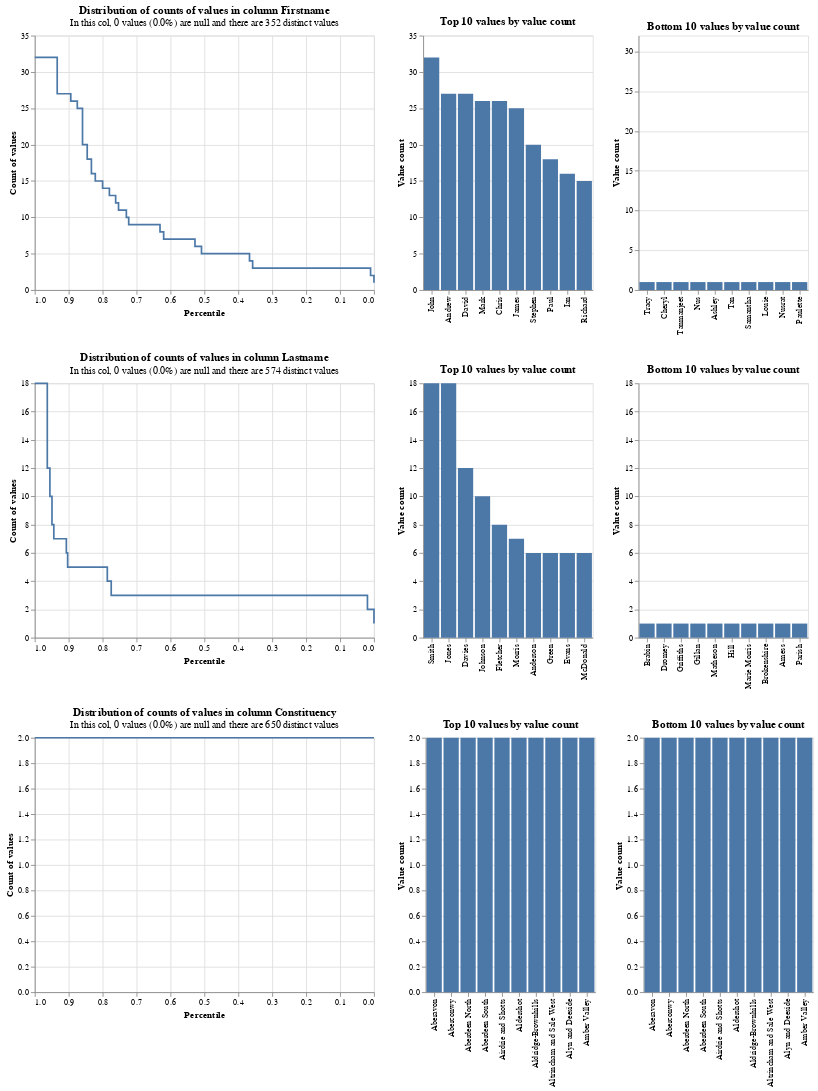

Notebook code cell kept with this figure:
### Code cell
# Examine distribution of columns to be matched

linker.profile_columns(['Firstname','Lastname','Constituency'])

### Figure 1 — Vega-Lite specification as saved in the notebook (floating-point values rounded to 4 significant figures)
{"config": {"view": {"continuousWidth": 400, "continuousHeight": 300}}, "vconcat": [{"hconcat": [{"data": {"values": [{"percentile_ex_nulls": 0.9754, "percentile_inc_nulls": 0.9754, "value_count": 32, "group_name": "Firstname", "total_non_null_rows": 1300, "total_rows_inc_nulls": 1300, "sum_tokens_in_value_count_group": 32.0, "distinct_value_count": 352}, {"percentile_ex_nulls": 0.9338, "percentile_inc_nulls": 0.9338, "value_count": 27, "group_name": "Firstname", "total_non_null_rows": 1300, "total_rows_inc_nulls": 1300, "sum_tokens_in_value_count_group": 54.0, "distinct_value_count": 352}, {"percentile_ex_nulls": 0.8938, "percentile_inc_nulls": 0.8938, "value_count": 26, "group_name": "Firstname", "total_non_null_rows": 1300, "total_rows_inc_nulls": 1300, "sum_tokens_in_value_count_group": 52.0, "distinct_value_count": 352}, {"percentile_ex_nulls": 0.8746, "percentile_inc_nulls": 0.8746, "value_count": 25, "group_name": "Firstname", "total_non_null_rows": 1300, "total_rows_inc_nulls": 1300, "sum_tokens_in_value_count_group": 25.0, "distinct_value_count": 352}, {"percentile_ex_nulls": 0.8592, "percentile_inc_nulls": 0.8592, "value_count": 20, "group_name": "Firstname", "total_non_null_rows": 1300, "total_rows_inc_nulls": 1300, "sum_tokens_in_value_count_group": 20.0, "distinct_value_count": 352}, {"percentile_ex_nulls": 0.8454, "percentile_inc_nulls": 0.8454, "value_count": 18, "group_name": "Firstname", "total_non_null_rows": 1300, "total_rows_inc_nulls": 1300, "sum_tokens_in_value_count_group": 18.0, "distinct_value_count": 352}, {"percentile_ex_nulls": 0.8331, "percentile_inc_nulls": 0.8331, "value_count": 16, "group_name": "Firstname", "total_non_null_rows": 1300, "total_rows_inc_nulls": 1300, "sum_tokens_in_value_count_group": 16.0, "distinct_value_count": 352}, {"percentile_ex_nulls": 0.8215, "percentile_inc_nulls": 0.8215, "value_count": 15, "group_name": "Firstname", "total_non_null_rows": 1300, "total_rows_inc_nulls": 1300, "sum_tokens_in_value_count_group": 15.0, "distinct_value_count": 352}, {"percentile_ex_nulls": 0.8, "percentile_inc_nulls": 0.8, "value_count": 14, "group_name": "Firstname", "total_non_null_rows": 1300, "total_rows_inc_nulls": 1300, "sum_tokens_in_value_count_group": 28.0, "distinct_value_count": 352}, {"percentile_ex_nulls": 0.78, "percentile_inc_nulls": 0.78, "value_count": 13, "group_name": "Firstname", "total_non_null_rows": 1300, "total_rows_inc_nulls": 1300, "sum_tokens_in_value_count_group": 26.0, "distinct_value_count": 352}, {"percentile_ex_nulls": 0.7615, "percentile_inc_nulls": 0.7615, "value_count": 12, "group_name": "Firstname", "total_non_null_rows": 1300, "total_rows_inc_nulls": 1300, "sum_tokens_in_value_count_group": 24.0, "distinct_value_count": 352}, {"percentile_ex_nulls": 0.7531, "percentile_inc_nulls": 0.7531, "value_count": 11, "group_name": "Firstname", "total_non_null_rows": 1300, "total_rows_inc_nulls": 1300, "sum_tokens_in_value_count_group": 11.0, "distinct_value_count": 352}, {"percentile_ex_nulls": 0.73, "percentile_inc_nulls": 0.73, "value_count": 10, "group_name": "Firstname", "total_non_null_rows": 1300, "total_rows_inc_nulls": 1300, "sum_tokens_in_value_count_group": 30.0, "distinct_value_count": 352}, {"percentile_ex_nulls": 0.7231, "percentile_inc_nulls": 0.7231, "value_count": 9, "group_name": "Firstname", "total_non_null_rows": 1300, "total_rows_inc_nulls": 1300, "sum_tokens_in_value_count_group": 9.0, "distinct_value_count": 352}, {"percentile_ex_nulls": 0.6308, "percentile_inc_nulls": 0.6308, "value_count": 8, "group_name": "Firstname", "total_non_null_rows": 1300, "total_rows_inc_nulls": 1300, "sum_tokens_in_value_count_group": 120.0, "distinct_value_count": 352}, {"percentile_ex_nulls": 0.62, "percentile_inc_nulls": 0.62, "value_count": 7, "group_name": "Firstname", "total_non_null_rows": 1300, "total_rows_inc_nulls": 1300, "sum_tokens_in_value_count_group": 14.0, "distinct_value_count": 352}, {"percentile_ex_nulls": 0.5277, "percentile_inc_nulls": 0.5277, "value_count": 6, "group_name": "Firstname", "total_non_null_rows": 1300, "total_rows_inc_nulls": 1300, "sum_tokens_in_value_count_group": 120.0, "distinct_value_count": 352}, {"percentile_ex_nulls": 0.5085, "percentile_inc_nulls": 0.5085, "value_count": 5, "group_name": "Firstname", "total_non_null_rows": 1300, "total_rows_inc_nulls": 1300, "sum_tokens_in_value_count_group": 25.0, "distinct_value_count": 352}, {"percentile_ex_nulls": 0.3669, "percentile_inc_nulls": 0.3669, "value_count": 4, "group_name": "Firstname", "total_non_null_rows": 1300, "total_rows_inc_nulls": 1300, "sum_tokens_in_value_count_group": 184.0, "distinct_value_count": 352}, {"percentile_ex_nulls": 0.3577, "percentile_inc_nulls": 0.3577, "value_count": 3, "group_name": "Firstname", "total_non_null_rows": 1300, "total_rows_inc_nulls": 1300, "sum_tokens_in_value_count_group": 12.0, "distinct_value_count": 352}, {"percentile_ex_nulls": 0.01, "percentile_inc_nulls": 0.01, "value_count": 2, "group_name": "Firstname", "total_non_null_rows": 1300, "total_rows_inc_nulls": 1300, "sum_tokens_in_value_count_group": 452.0, "distinct_value_count": 352}, {"percentile_ex_nulls": 0.0, "percentile_inc_nulls": 0.0, "value_count": 1, "group_name": "Firstname", "total_non_null_rows": 1300, "total_rows_inc_nulls": 1300, "sum_tokens_in_value_count_group": 13.0, "distinct_value_count": 352}, {"percentile_ex_nulls": 1.0, "percentile_inc_nulls": 1.0, "value_count": 32, "group_name": "Firstname", "total_non_null_rows": 1300, "total_rows_inc_nulls": 1300, "sum_tokens_in_value_count_group": 32.0, "distinct_value_count": 352}]}, "mark": {"type": "line", "interpolate": "step-after"}, "encoding": {"x": {"type": "quantitative", "field": "percentile_ex_nulls", "sort": "descending", "title": "Percentile"}, "y": {"type": "quantitative", "field": "value_count", "title": "Count of values"}, "tooltip": [{"field": "value_count", "type": "quantitative"}, {"field": "percentile_ex_nulls", "type": "quantitative"}, {"field": "percentile_inc_nulls", "type": "quantitative"}, {"field": "total_non_null_rows", "type": "quantitative"}, {"field": "total_rows_inc_nulls", "type": "quantitative"}]}, "title": {"text": "Distribution of counts of values in column Firstname", "subtitle": "In this col, 0 values (0.0%) are null and there are 352 distinct values"}}, {"data": {"values": [{"value_count": 32, "group_name": "Firstname", "value": "John", "total_non_null_rows": 1300, "total_rows_inc_nulls": 1300, "distinct_value_count": 352}, {"value_count": 27, "group_name": "Firstname", "value": "Andrew", "total_non_null_rows": 1300, "total_rows_inc_nulls": 1300, "distinct_value_count": 352}, {"value_count": 27, "group_name": "Firstname", "value": "David", "total_non_null_rows": 1300, "total_rows_inc_nulls": 1300, "distinct_value_count": 352}, {"value_count": 26, "group_name": "Firstname", "value": "Mark", "total_non_null_rows": 1300, "total_rows_inc_nulls": 1300, "distinct_value_count": 352}, {"value_count": 26, "group_name": "Firstname", "value": "Chris", "total_non_null_rows": 1300, "total_rows_inc_nulls": 1300, "distinct_value_count": 352}, {"value_count": 25, "group_name": "Firstname", "value": "James", "total_non_null_rows": 1300, "total_rows_inc_nulls": 1300, "distinct_value_count": 352}, {"value_count": 20, "group_name": "Firstname", "value": "Stephen", "total_non_null_rows": 1300, "total_rows_inc_nulls": 1300, "distinct_value_count": 352}, {"value_count": 18, "group_name": "Firstname", "value": "Paul", "total_non_null_rows": 1300, "total_rows_inc_nulls": 1300, "distinct_value_count": 352}, {"value_count": 16, "group_name": "Firstname", "value": "Ian", "total_non_null_rows": 1300, "total_rows_inc_nulls": 1300, "distinct_value_count": 352}, {"value_count": 15, "group_name": "Firstname", "value": "Richard", "total_non_null_rows": 1300, "total_rows_inc_nulls": 1300, "distinct_value_count": 352}]}, "mark": "bar", "encoding": {"x": {"type": "nominal", "field": "value", "sort": "-y", "title": null}, "y": {"type": "quantitative", "field": "value_count", "title": "Value count"}, "tooltip": [{"field": "value", "type": "nominal"}, {"field": "value_count", "type": "quantitative"}, {"field": "total_non_null_rows", "type": "quantitative"}, {"field": "total_rows_inc_nulls", "type": "quantitative"}]}, "title": "Top 10 values by value count"}, {"data": {"values": [{"value_count": 1, "group_name": "Firstname", "value": "Tracy", "total_non_null_rows": 1300, "total_rows_inc_nulls": 1300, "distinct_value_count": 352}, {"value_count": 1, "group_name": "Firstname", "value": "Cheryl", "total_non_null_rows": 1300, "total_rows_inc_nulls": 1300, "distinct_value_count": 352}, {"value_count": 1, "group_name": "Firstname", "value": "Tanmanjeet", "total_non_null_rows": 1300, "total_rows_inc_nulls": 1300, "distinct_value_count": 352}, {"value_count": 1, "group_name": "Firstname", "value": "Nus", "total_non_null_rows": 1300, "total_rows_inc_nulls": 1300, "distinct_value_count": 352}, {"value_count": 1, "group_name": "Firstname", "value": "Ashley", "total_non_null_rows": 1300, "total_rows_inc_nulls": 1300, "distinct_value_count": 352}, {"value_count": 1, "group_name": "Firstname", "value": "Tan", "total_non_null_rows": 1300, "total_rows_inc_nulls": 1300, "distinct_value_count": 352}, {"value_count": 1, "group_name": "Firstname", "value": "Samantha", "total_non_null_rows": 1300, "total_rows_inc_nulls": 1300, "distinct_value_count": 352}, {"value_count": 1, "group_name": "Firstname", "value": "Louie", "total_non_null_rows": 1300, "total_rows_inc_nulls": 1300, "distinct_value_count": 352}, {"value_count": 1, "group_name": "Firstname", "value": "Nusrat", "total_non_null_rows": 1300, "total_rows_inc_nulls": 1300, "distinct_value_count": 352}, {"value_count": 1, "group_name": "Firstname", "value": "Paulette", "total_non_null_rows": 1300, "total_rows_inc_nulls": 1300, "distinct_value_count": 352}]}, "mark": "bar", "encoding": {"x": {"type": "nominal", "field": "value", "sort": "-y", "title": null}, "y": {"type": "quantitative", "field": "value_count", "title": "Value count", "scale": {"domain": [0, 32]}}, "tooltip": [{"field": "value", "type": "nominal"}, {"field": "value_count", "type": "quantitative"}, {"field": "total_non_null_rows", "type": "quantitative"}, {"field": "total_rows_inc_nulls", "type": "quantitative"}]}, "title": "Bottom 10 values by value count"}]}, {"hconcat": [{"data": {"values": [{"percentile_ex_nulls": 0.9723, "percentile_inc_nulls": 0.9723, "value_count": 18, "group_name": "Lastname", "total_non_null_rows": 1300, "total_rows_inc_nulls": 1300, "sum_tokens_in_value_count_group": 36.0, "distinct_value_count": 574}, {"percentile_ex_nulls": 0.9631, "percentile_inc_nulls": 0.9631, "value_count": 12, "group_name": "Lastname", "total_non_null_rows": 1300, "total_rows_inc_nulls": 1300, "sum_tokens_in_value_count_group": 12.0, "distinct_value_count": 574}, {"percentile_ex_nulls": 0.9554, "percentile_inc_nulls": 0.9554, "value_count": 10, "group_name": "Lastname", "total_non_null_rows": 1300, "total_rows_inc_nulls": 1300, "sum_tokens_in_value_count_group": 10.0, "distinct_value_count": 574}, {"percentile_ex_nulls": 0.9492, "percentile_inc_nulls": 0.9492, "value_count": 8, "group_name": "Lastname", "total_non_null_rows": 1300, "total_rows_inc_nulls": 1300, "sum_tokens_in_value_count_group": 8.0, "distinct_value_count": 574}, {"percentile_ex_nulls": 0.9438, "percentile_inc_nulls": 0.9438, "value_count": 7, "group_name": "Lastname", "total_non_null_rows": 1300, "total_rows_inc_nulls": 1300, "sum_tokens_in_value_count_group": 7.0, "distinct_value_count": 574}, {"percentile_ex_nulls": 0.9069, "percentile_inc_nulls": 0.9069, "value_count": 6, "group_name": "Lastname", "total_non_null_rows": 1300, "total_rows_inc_nulls": 1300, "sum_tokens_in_value_count_group": 48.0, "distinct_value_count": 574}, {"percentile_ex_nulls": 0.9031, "percentile_inc_nulls": 0.9031, "value_count": 5, "group_name": "Lastname", "total_non_null_rows": 1300, "total_rows_inc_nulls": 1300, "sum_tokens_in_value_count_group": 5.0, "distinct_value_count": 574}, {"percentile_ex_nulls": 0.7862, "percentile_inc_nulls": 0.7862, "value_count": 4, "group_name": "Lastname", "total_non_null_rows": 1300, "total_rows_inc_nulls": 1300, "sum_tokens_in_value_count_group": 152.0, "distinct_value_count": 574}, {"percentile_ex_nulls": 0.7746, "percentile_inc_nulls": 0.7746, "value_count": 3, "group_name": "Lastname", "total_non_null_rows": 1300, "total_rows_inc_nulls": 1300, "sum_tokens_in_value_count_group": 15.0, "distinct_value_count": 574}, {"percentile_ex_nulls": 0.01923, "percentile_inc_nulls": 0.01923, "value_count": 2, "group_name": "Lastname", "total_non_null_rows": 1300, "total_rows_inc_nulls": 1300, "sum_tokens_in_value_count_group": 982.0, "distinct_value_count": 574}, {"percentile_ex_nulls": 0.0, "percentile_inc_nulls": 0.0, "value_count": 1, "group_name": "Lastname", "total_non_null_rows": 1300, "total_rows_inc_nulls": 1300, "sum_tokens_in_value_count_group": 25.0, "distinct_value_count": 574}, {"percentile_ex_nulls": 1.0, "percentile_inc_nulls": 1.0, "value_count": 18, "group_name": "Lastname", "total_non_null_rows": 1300, "total_rows_inc_nulls": 1300, "sum_tokens_in_value_count_group": 36.0, "distinct_value_count": 574}]}, "mark": {"type": "line", "interpolate": "step-after"}, "encoding": {"x": {"type": "quantitative", "field": "percentile_ex_nulls", "sort": "descending", "title": "Percentile"}, "y": {"type": "quantitative", "field": "value_count", "title": "Count of values"}, "tooltip": [{"field": "value_count", "type": "quantitative"}, {"field": "percentile_ex_nulls", "type": "quantitative"}, {"field": "percentile_inc_nulls", "type": "quantitative"}, {"field": "total_non_null_rows", "type": "quantitative"}, {"field": "total_rows_inc_nulls", "type": "quantitative"}]}, "title": {"text": "Distribution of counts of values in column Lastname", "subtitle": "In this col, 0 values (0.0%) are null and there are 574 distinct values"}}, {"data": {"values": [{"value_count": 18, "group_name": "Lastname", "value": "Smith", "total_non_null_rows": 1300, "total_rows_inc_nulls": 1300, "distinct_value_count": 574}, {"value_count": 18, "group_name": "Lastname", "value": "Jones", "total_non_null_rows": 1300, "total_rows_inc_nulls": 1300, "distinct_value_count": 574}, {"value_count": 12, "group_name": "Lastname", "value": "Davies", "total_non_null_rows": 1300, "total_rows_inc_nulls": 1300, "distinct_value_count": 574}, {"value_count": 10, "group_name": "Lastname", "value": "Johnson", "total_non_null_rows": 1300, "total_rows_inc_nulls": 1300, "distinct_value_count": 574}, {"value_count": 8, "group_name": "Lastname", "value": "Fletcher", "total_non_null_rows": 1300, "total_rows_inc_nulls": 1300, "distinct_value_count": 574}, {"value_count": 7, "group_name": "Lastname", "value": "Morris", "total_non_null_rows": 1300, "total_rows_inc_nulls": 1300, "distinct_value_count": 574}, {"value_count": 6, "group_name": "Lastname", "value": "Anderson", "total_non_null_rows": 1300, "total_rows_inc_nulls": 1300, "distinct_value_count": 574}, {"value_count": 6, "group_name": "Lastname", "value": "Green", "total_non_null_rows": 1300, "total_rows_inc_nulls": 1300, "distinct_value_count": 574}, {"value_count": 6, "group_name": "Lastname", "value": "Evans", "total_non_null_rows": 1300, "total_rows_inc_nulls": 1300, "distinct_value_count": 574}, {"value_count": 6, "group_name": "Lastname", "value": "McDonald", "total_non_null_rows": 1300, "total_rows_inc_nulls": 1300, "distinct_value_count": 574}]}, "mark": "bar", "encoding": {"x": {"type": "nominal", "field": "value", "sort": "-y", "title": null}, "y": {"type": "quantitative", "field": "value_count", "title": "Value count"}, "tooltip": [{"field": "value", "type": "nominal"}, {"field": "value_count", "type": "quantitative"}, {"field": "total_non_null_rows", "type": "quantitative"}, {"field": "total_rows_inc_nulls", "type": "quantitative"}]}, "title": "Top 10 values by value count"}, {"data": {"values": [{"value_count": 1, "group_name": "Lastname", "value": "Brabin", "total_non_null_rows": 1300, "total_rows_inc_nulls": 1300, "distinct_value_count": 574}, {"value_count": 1, "group_name": "Lastname", "value": "Dromey", "total_non_null_rows": 1300, "total_rows_inc_nulls": 1300, "distinct_value_count": 574}, {"value_count": 1, "group_name": "Lastname", "value": "Griffiths", "total_non_null_rows": 1300, "total_rows_inc_nulls": 1300, "distinct_value_count": 574}, {"value_count": 1, "group_name": "Lastname", "value": "Gillan", "total_non_null_rows": 1300, "total_rows_inc_nulls": 1300, "distinct_value_count": 574}, {"value_count": 1, "group_name": "Lastname", "value": "Matheson", "total_non_null_rows": 1300, "total_rows_inc_nulls": 1300, "distinct_value_count": 574}, {"value_count": 1, "group_name": "Lastname", "value": "Hill", "total_non_null_rows": 1300, "total_rows_inc_nulls": 1300, "distinct_value_count": 574}, {"value_count": 1, "group_name": "Lastname", "value": "Marie Morris", "total_non_null_rows": 1300, "total_rows_inc_nulls": 1300, "distinct_value_count": 574}, {"value_count": 1, "group_name": "Lastname", "value": "Brokenshire", "total_non_null_rows": 1300, "total_rows_inc_nulls": 1300, "distinct_value_count": 574}, {"value_count": 1, "group_name": "Lastname", "value": "Amess", "total_non_null_rows": 1300, "total_rows_inc_nulls": 1300, "distinct_value_count": 574}, {"value_count": 1, "group_name": "Lastname", "value": "Parish", "total_non_null_rows": 1300, "total_rows_inc_nulls": 1300, "distinct_value_count": 574}]}, "mark": "bar", "encoding": {"x": {"type": "nominal", "field": "value", "sort": "-y", "title": null}, "y": {"type": "quantitative", "field": "value_count", "title": "Value count", "scale": {"domain": [0, 18]}}, "tooltip": [{"field": "value", "type": "nominal"}, {"field": "value_count", "type": "quantitative"}, {"field": "total_non_null_rows", "type": "quantitative"}, {"field": "total_rows_inc_nulls", "type": "quantitative"}]}, "title": "Bottom 10 values by value count"}]}, {"hconcat": [{"data": {"values": [{"percentile_ex_nulls": 0.0, "percentile_inc_nulls": 0.0, "value_count": 2, "group_name": "Constituency", "total_non_null_rows": 1300, "total_rows_inc_nulls": 1300, "sum_tokens_in_value_count_group": 1300.0, "distinct_value_count": 650}, {"percentile_ex_nulls": 1.0, "percentile_inc_nulls": 1.0, "value_count": 2, "group_name": "Constituency", "total_non_null_rows": 1300, "total_rows_inc_nulls": 1300, "sum_tokens_in_value_count_group": 1300.0, "distinct_value_count": 650}]}, "mark": {"type": "line", "interpolate": "step-after"}, "encoding": {"x": {"type": "quantitative", "field": "percentile_ex_nulls", "sort": "descending", "title": "Percentile"}, "y": {"type": "quantitative", "field": "value_count", "title": "Count of values"}, "tooltip": [{"field": "value_count", "type": "quantitative"}, {"field": "percentile_ex_nulls", "type": "quantitative"}, {"field": "percentile_inc_nulls", "type": "quantitative"}, {"field": "total_non_null_rows", "type": "quantitative"}, {"field": "total_rows_inc_nulls", "type": "quantitative"}]}, "title": {"text": "Distribution of counts of values in column Constituency", "subtitle": "In this col, 0 values (0.0%) are null and there are 650 distinct values"}}, {"data": {"values": [{"value_count": 2, "group_name": "Constituency", "value": "Aberavon", "total_non_null_rows": 1300, "total_rows_inc_nulls": 1300, "distinct_value_count": 650}, {"value_count": 2, "group_name": "Constituency", "value": "Aberconwy", "total_non_null_rows": 1300, "total_rows_inc_nulls": 1300, "distinct_value_count": 650}, {"value_count": 2, "group_name": "Constituency", "value": "Aberdeen North", "total_non_null_rows": 1300, "total_rows_inc_nulls": 1300, "distinct_value_count": 650}, {"value_count": 2, "group_name": "Constituency", "value": "Aberdeen South", "total_non_null_rows": 1300, "total_rows_inc_nulls": 1300, "distinct_value_count": 650}, {"value_count": 2, "group_name": "Constituency", "value": "Airdrie and Shotts", "total_non_null_rows": 1300, "total_rows_inc_nulls": 1300, "distinct_value_count": 650}, {"value_count": 2, "group_name": "Constituency", "value": "Aldershot", "total_non_null_rows": 1300, "total_rows_inc_nulls": 1300, "distinct_value_count": 650}, {"value_count": 2, "group_name": "Constituency", "value": "Aldridge-Brownhills", "total_non_null_rows": 1300, "total_rows_inc_nulls": 1300, "distinct_value_count": 650}, {"value_count": 2, "group_name": "Constituency", "value": "Altrincham and Sale West", "total_non_null_rows": 1300, "total_rows_inc_nulls": 1300, "distinct_value_count": 650}, {"value_count": 2, "group_name": "Constituency", "value": "Alyn and Deeside", "total_non_null_rows": 1300, "total_rows_inc_nulls": 1300, "distinct_value_count": 650}, {"value_count": 2, "group_name": "Constituency", "value": "Amber Valley", "total_non_null_rows": 1300, "total_rows_inc_nulls": 1300, "distinct_value_count": 650}]}, "mark": "bar", "encoding": {"x": {"type": "nominal", "field": "value", "sort": "-y", "title": null}, "y": {"type": "quantitative", "field": "value_count", "title": "Value count"}, "tooltip": [{"field": "value", "type": "nominal"}, {"field": "value_count", "type": "quantitative"}, {"field": "total_non_null_rows", "type": "quantitative"}, {"field": "total_rows_inc_nulls", "type": "quantitative"}]}, "title": "Top 10 values by value count"}, {"data": {"values": [{"value_count": 2, "group_name": "Constituency", "value": "Aberavon", "total_non_null_rows": 1300, "total_rows_inc_nulls": 1300, "distinct_value_count": 650}, {"value_count": 2, "group_name": "Constituency", "value": "Aberconwy", "total_non_null_rows": 1300, "total_rows_inc_nulls": 1300, "distinct_value_count": 650}, {"value_count": 2, "group_name": "Constituency", "value": "Aberdeen North", "total_non_null_rows": 1300, "total_rows_inc_nulls": 1300, "distinct_value_count": 650}, {"value_count": 2, "group_name": "Constituency", "value": "Aberdeen South", "total_non_null_rows": 1300, "total_rows_inc_nulls": 1300, "distinct_value_count": 650}, {"value_count": 2, "group_name": "Constituency", "value": "Airdrie and Shotts", "total_non_null_rows": 1300, "total_rows_inc_nulls": 1300, "distinct_value_count": 650}, {"value_count": 2, "group_name": "Constituency", "value": "Aldershot", "total_non_null_rows": 1300, "total_rows_inc_nulls": 1300, "distinct_value_count": 650}, {"value_count": 2, "group_name": "Constituency", "value": "Aldridge-Brownhills", "total_non_null_rows": 1300, "total_rows_inc_nulls": 1300, "distinct_value_count": 650}, {"value_count": 2, "group_name": "Constituency", "value": "Altrincham and Sale West", "total_non_null_rows": 1300, "total_rows_inc_nulls": 1300, "distinct_value_count": 650}, {"value_count": 2, "group_name": "Constituency", "value": "Alyn and Deeside", "total_non_null_rows": 1300, "total_rows_inc_nulls": 1300, "distinct_value_count": 650}, {"value_count": 2, "group_name": "Constituency", "value": "Amber Valley", "total_non_null_rows": 1300, "total_rows_inc_nulls": 1300, "distinct_value_count": 650}]}, "mark": "bar", "encoding": {"x": {"type": "nominal", "field": "value", "sort": "-y", "title": null}, "y": {"type": "quantitative", "field": "value_count", "title": "Value count", "scale": {"domain": [0, 2]}}, "tooltip": [{"field": "value", "type": "nominal"}, {"field": "value_count", "type": "quantitative"}, {"field": "total_non_null_rows", "type": "quantitative"}, {"field": "total_rows_inc_nulls", "type": "quantitative"}]}, "title": "Bottom 10 values by value count"}]}], "$schema": "https://vega.github.io/schema/vega-lite/v4.8.1.json"}
